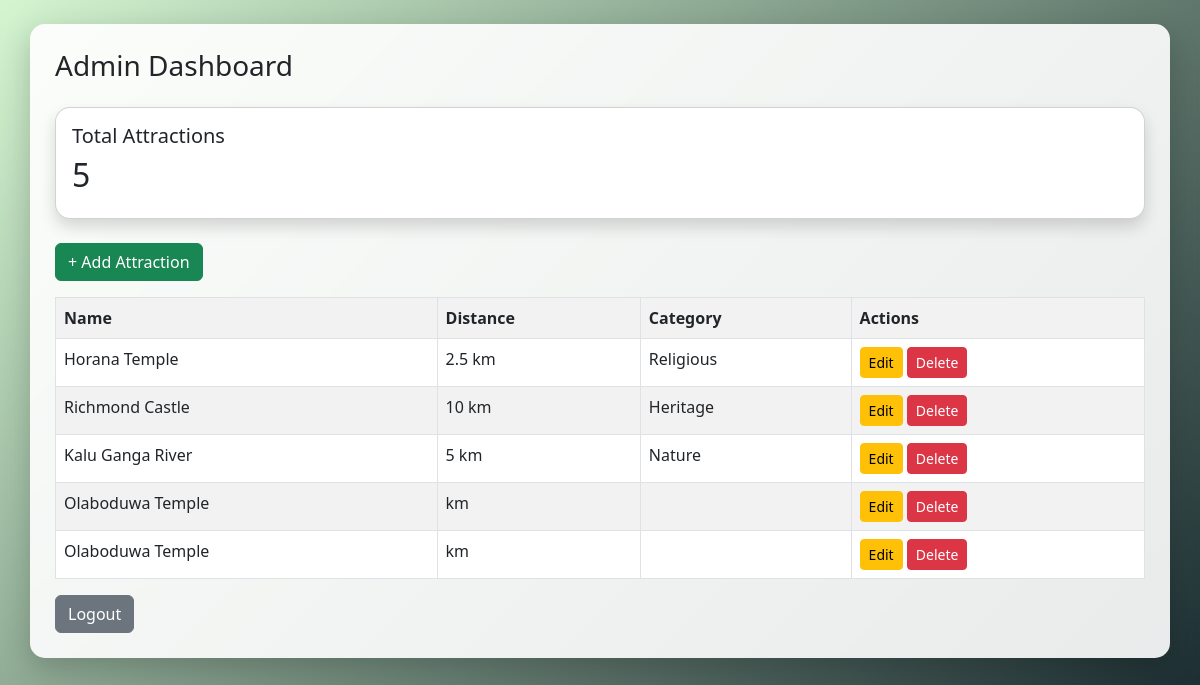
Screenshot of /dashboard.php (signed in) with the database file from the repository.
### tables this page shows
CREATE TABLE `attractions` (
  `id` int(11) NOT NULL,
  `name` varchar(255) DEFAULT NULL,
  `category_id` int(11) DEFAULT NULL,
  `description` text DEFAULT NULL,
  `distance_km` float DEFAULT NULL,
  `latitude` double DEFAULT NULL,
  `longitude` double DEFAULT NULL,
  `opening_hours` varchar(255) DEFAULT NULL,
  `entry_fee` varchar(100) DEFAULT NULL,
  `contact` varchar(100) DEFAULT NULL,
  `IMAGE` varchar(255) NOT NULL
);

CREATE TABLE `categories` (
  `id` int(11) NOT NULL,
  `name` varchar(100) DEFAULT NULL
);

### dashboard.php (the view, shortened to what this page needs)
<?php
include '../db.php';
$total = $conn->query("SELECT COUNT(*) AS total FROM attractions")
->fetch_assoc()['total'];
?>
<!DOCTYPE html>
<html>
<head>
<link href="https://cdn.jsdelivr.net/npm/bootstrap@5.3.0/dist/css/bootstrap.min.css" rel="stylesheet">
<link rel="stylesheet" href="../assets/css/style.css">
</head>
<body>
<div class="container mt-4">
<h3 class="mb-4">Admin Dashboard</h3>
<div class="card shadow mb-4">
<div class="card-body">
<h5>Total Attractions</h5>
<h2><?php echo $total; ?></h2>
</div>
</div>
<a href="add.php" class="btn btn-success mb-3">
+ Add Attraction
</a>
<table class="table table-bordered table-striped">
<tr>
<th>Name</th>
<th>Distance</th>
<th>Category</th>
<th>Actions</th>
</tr>
<?php
$query = $conn->query("
SELECT attractions.*, categories.name AS category_name
FROM attractions
LEFT JOIN categories
ON attractions.category_id = categories.id
");
while($row=$query->fetch_assoc()){
?>
<tr>
<td><?php echo htmlspecialchars($row['name']); ?></td>
<td><?php echo $row['distance_km']; ?> km</td>
<td><?php echo $row['category_name']; ?></td>
<td>
<a href="edit.php?id=<?php echo $row['id']; ?>"
class="btn btn-warning btn-sm">
Edit
</a>
<button
onclick="confirmDelete(<?php echo $row['id']; ?>)"
class="btn btn-danger btn-sm">
Delete
</button>
</td>
</tr>
<?php } ?>
</table>
<a href="logout.php" class="btn btn-secondary">
Logout
</a>
</div>
</body>
</html>

### style.css (style rules this page uses)
body { background:linear-gradient(135deg,#d4f5d0,#0f2027); min-height:100vh; font-family:Segoe UI; }
.container { background:rgba(255,255,255,0.9); padding:25px; border-radius:15px; box-shadow:0 10px 30px rgba(0,0,0,.2); }
.card { transition:.3s; border-radius:15px; }

### rows the page displays
attractions: name "Horana Temple", distance_km "2.5", category.name "Religious"
attractions: name "Richmond Castle", distance_km "10", category.name "Heritage"
attractions: name "Kalu Ganga River", distance_km "5", category.name "Nature"
attractions: name "Olaboduwa Temple"
attractions: name "Olaboduwa Temple"

### other values shown
$total "5"
